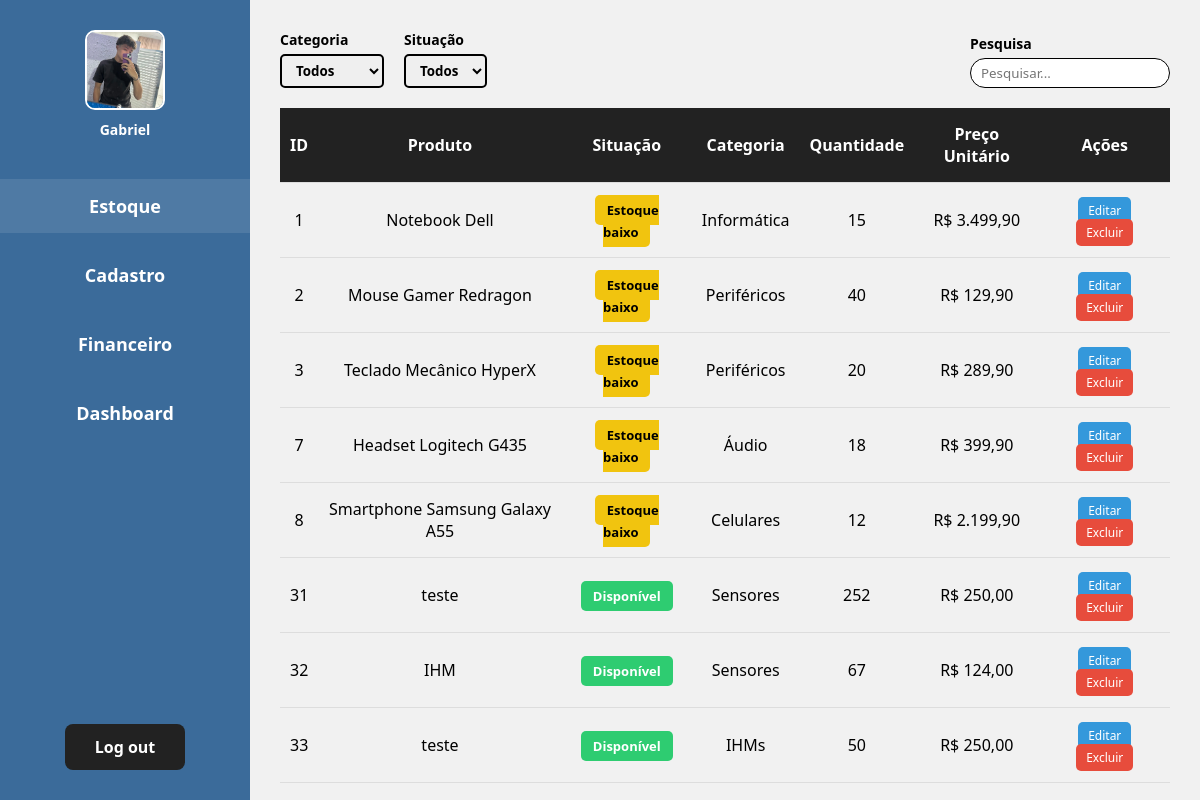
/admin/estoque.php (signed in), run on an earlier commit of the app's database.
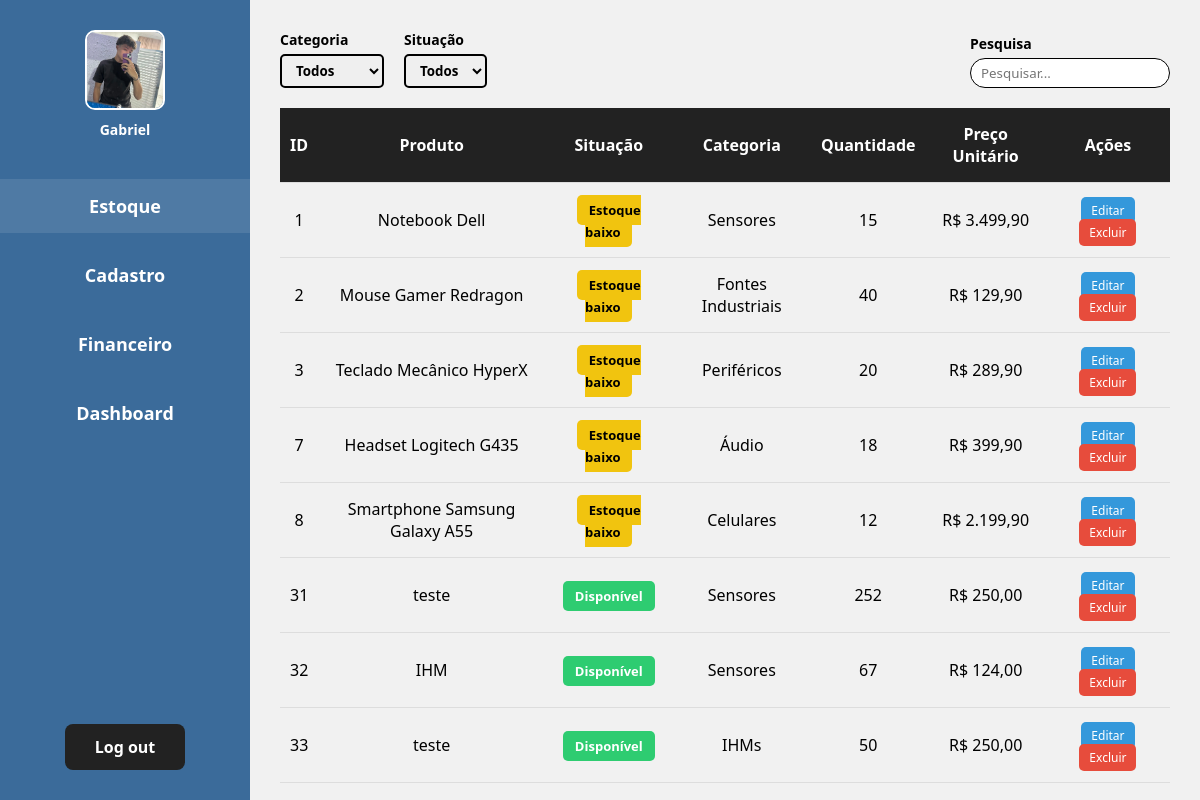
And on a later commit of the database.
### tables this page shows
CREATE TABLE `produtos` (
  `id_produto` int(11) NOT NULL,
  `nome` varchar(60) NOT NULL,
  `data_cadastro` date NOT NULL DEFAULT curdate(),
  `quantidade_estoque` int(11) NOT NULL,
  `preco_unitario` decimal(10,2) NOT NULL,
  `descricao` varchar(1000) NOT NULL,
  `categoria` varchar(40) NOT NULL,
  `foto` varchar(255) DEFAULT NULL
);

### includes/crud.php (called while the page is built, shortened)
<?php
try {
    function readAll($pdo, $table, $where = null) {
        $sql = "SELECT * FROM $table";
        $stmt = $pdo->query($sql);
        return $stmt->fetchAll(PDO::FETCH_ASSOC);
    }
} catch (PDOException $e) {
    die("Erro de conexão: " . $e->getMessage());
}

### admin/estoque.php (the view, shortened to what this page needs)
<?php
require_once "../includes/crud.php";
$produtos = readAll($pdo, 'produtos');
?>
<!DOCTYPE html>
<html lang="pt-BR">
<head>
    <link rel="stylesheet" href="../assets/estoque.css">
</head>
<body>
    <?php require_once "../includes/sidebar.php"; ?>
    <div class="main-content">
        <div class="top-bar">
            <div class="filters">
                <div class="filter-group">
                    <label>Categoria</label>
                    <select><option>Todos</option><option>Sensores</option></select>
                </div>
                <div class="filter-group">
                    <label>Situação</label>
                    <select><option>Todos</option></select>
                </div>
            </div>
            <div class="search-bar">
                <label>Pesquisa</label>
                <input type="text" placeholder="Pesquisar...">
            </div>
        </div>
        <table>
            <thead>
                <tr>
                    <th>ID</th>
                    <th>Produto</th>
                    <th>Situação</th>
                    <th>Categoria</th>
                    <th>Quantidade</th>
                    <th>Preço Unitário</th>
                    <th>Ações</th>
                </tr>
            </thead>
            <tbody>
                <?php
                if($produtos) {
                    foreach($produtos as $produto) {
                        $qtd = $produto['quantidade_estoque'];
                        if ($qtd >= 50) {
                            $classe_badge = "badge-verde";
                            $texto_badge = "Disponível";
                        } else if ($qtd > 0 && $qtd < 50) {
                            $classe_badge = "badge-amarelo";
                            $texto_badge = "Estoque baixo";
                        } else {
                            $classe_badge = "badge-vermelho";
                            $texto_badge = "Sem estoque";
                        }
                ?>
                <tr>
                    <td><?php echo $produto['id_produto']; ?></td>
                    <td><?php echo htmlspecialchars($produto['nome']); ?></td>
                    <td><span class="badge <?php echo $classe_badge; ?>"><?php echo $texto_badge; ?></span></td>
                    <td><?php echo htmlspecialchars($produto['categoria']); ?></td>
                    <td><?php echo $produto['quantidade_estoque']; ?></td>
                    <td>R$ <?php echo number_format($produto['preco_unitario'], 2, ',', '.'); ?></td>
                    <td class="acoes">
                        <a href="atualizar-produto.php?id=<?php echo $produto['id_produto']; ?>" class="btn-editar">Editar</a>
                        <a href="excluir-produto.php?id=<?php echo $produto['id_produto']; ?>" class="btn-excluir" onclick="return confirm('Tem certeza que deseja excluir?');">Excluir</a>
                    </td>
                </tr>
                <?php
                    }
                } else {
                    echo "<tr><td colspan='7'>Nenhum produto encontrado no estoque.</td></tr>";
                }
                ?>
            </tbody>
        </table>
    </div>
</body>
</html>

### includes/sidebar.php
<div class="sidebar">
    <div class="user-profile">
        <div class="user-icon">  <img src="../uploads/usuarios/<?= $_SESSION['foto_perfil'] ?>"> </div>
        <div class="user-email"> <?php  echo  ucfirst($_SESSION['usuario']);   ?> </div>
    </div>
    <div class="nav-links">
        <a href="../admin/estoque.php" class="active">Estoque</a>
        <a href="../admin/cadastrar-produto.php">Cadastro</a>
        <a href="../admin/financeiro.php">Financeiro</a>
        <a href="../admin/dashboard.php">Dashboard</a>
    </div>
    <a href="../includes/logout.php" class="logout-btn">Log out</a>
</div>

### assets/estoque.css (style rules this page uses)
* { margin: 0; padding: 0; box-sizing: border-box; font-family: 'Segoe UI', Tahoma, Geneva, Verdana, sans-serif; }
body { display: flex; height: 100vh; background-color: #f1f1f1; }
.sidebar { width: 250px; background-color: #3b6b9a; color: white; display: flex; flex-direction: column; align-items: center; padding: 30px 0; }
.user-profile { text-align: center; margin-bottom: 40px; }
.user-icon { width: 80px; height: 80px; border: 2px solid white; border-radius: 10px; overflow: hidden; display: flex; justify-content: center; align-items: center; margin: 0 auto 10px auto; }
.user-icon img { width: 100%; height: 100%; object-fit: cover; }
.user-email { font-size: 14px; font-weight: bold; }
.nav-links { width: 100%; display: flex; flex-direction: column; gap: 15px; }
.nav-links a { text-decoration: none; color: white; padding: 15px 30px; font-weight: bold; font-size: 18px; transition: 0.3s; text-align: center; }
.nav-links a:hover, .nav-links a.active { background-color: rgba(255, 255, 255, 0.1); }
.logout-btn { margin-top: auto; background-color: #222; color: white; border: none; padding: 12px 30px; border-radius: 8px; font-weight: bold; cursor: pointer; text-decoration: none; }
.main-content { flex: 1; padding: 30px; overflow-y: auto; background-color: #f1f1f1; }
.top-bar { display: flex; justify-content: space-between; align-items: flex-end; margin-bottom: 20px; }
.filters { display: flex; gap: 20px; }
.filter-group { display: flex; flex-direction: column; }
.filter-group label { font-weight: bold; font-size: 14px; margin-bottom: 5px; }
.filter-group select { padding: 5px 10px; border: 2px solid #000; border-radius: 5px; font-weight: bold; }
.search-bar { display: flex; flex-direction: column; align-items: flex-start; }
.search-bar label { font-weight: bold; font-size: 14px; margin-bottom: 5px; }
.search-bar input { padding: 5px 10px; border: 1px solid #000; border-radius: 15px; width: 200px; }
table { width: 100%; border-collapse: collapse; text-align: center; }
thead { background-color: #222; color: white; }
th, td { padding: 15px 10px; border-bottom: 1px solid #ddd; }
.badge { padding: 6px 12px; border-radius: 5px; color: white; font-weight: bold; font-size: 13px; }
.badge-verde { background-color: #2ecc71; }
.badge-amarelo { background-color: #f1c40f; color: #000; }
.acoes a { text-decoration: none; padding: 5px 10px; border-radius: 5px; color: white; font-size: 12px; margin: 0 2px; }
.btn-editar { background-color: #3498db; }
.btn-excluir { background-color: #e74c3c; }

What changed in the data, as far as the page shows it:
changed produtos "Notebook Dell": categoria "Informática" → "Sensores"
changed produtos "Mouse Gamer Redragon": categoria "Periféricos" → "Fontes Industriais"
